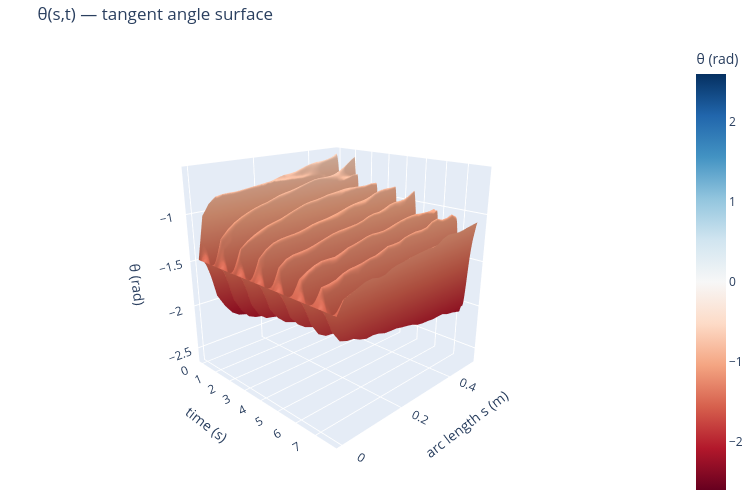

The code cell stored with this chart in its notebook:
### Code cell
import plotly.graph_objects as go

# ── θ(s,t) surface ────────────────────────────────────────────────────────
_stride    = 1
_fr        = np.arange(0, n_frames, _stride)
_s_theta   = np.linspace(0, L0, N)          # arc length at segment midpoints (m)
_THETA     = theta_smooth[_fr, :].T         # (N, n_t)
_t_ax      = t_raw[_fr]

fig = go.Figure(go.Surface(
    x=_t_ax, y=_s_theta, z=_THETA,
    colorscale='RdBu', cmid=0,
    colorbar=dict(title='θ (rad)')
))
fig.update_layout(
    title='θ(s,t) — tangent angle surface',
    scene=dict(
        xaxis_title='time (s)',
        yaxis_title='arc length s (m)',
        zaxis_title='θ (rad)',
        camera=dict(eye=dict(x=1.8, y=-1.8, z=0.9))
    ),
    width=750, height=500, margin=dict(l=0, r=0, t=40, b=0)
)
fig.show()

# ── θ heatmap ─────────────────────────────────────────────────────────────
fig2d, ax = plt.subplots(figsize=(8, 4), dpi=100)
im = ax.imshow(_THETA, aspect='auto', origin='lower',
               extent=[_t_ax[0], _t_ax[-1], 0, L0],
               cmap='RdBu')
fig2d.colorbar(im, ax=ax, label='θ (rad)')
ax.set_xlabel('time (s)')
ax.set_ylabel('arc length s (m)')
ax.set_title('θ(s,t) — tangent angle heatmap')
plt.tight_layout()
plt.show()

# ── θ(t) time series at 4 segments ────────────────────────────────────────
_seg_inspect = [0, N//4, N//2, N-1]
_seg_labels  = [f'seg {k}  (s={_s_theta[k]:.3f} m)' for k in _seg_inspect]

fig3, axes = plt.subplots(len(_seg_inspect), 1, figsize=(10, 8), sharex=True, dpi=100)
fig3.suptitle('θ(t) at 4 segments along the rod', fontsize=12)
for ax, k, lbl in zip(axes, _seg_inspect, _seg_labels):
    ax.plot(t_raw, theta_smooth[:, k], lw=1)
    ax.set_ylabel('θ (rad)', fontsize=9)
    ax.set_title(lbl, fontsize=9)
    ax.grid(True, alpha=0.3)
    ax.annotate(f'std={theta_smooth[:,k].std():.3f} rad  '
                f'range=[{theta_smooth[:,k].min():.2f}, {theta_smooth[:,k].max():.2f}]',
                xy=(0.02, 0.75), xycoords='axes fraction', fontsize=8, color='navy')
axes[-1].set_xlabel('time (s)')
plt.tight_layout()
plt.show()

print(f'θ shape: {theta_smooth.shape}  ({N} segments × {n_frames} frames)')
print(f'θ range: [{theta_smooth.min():.3f}, {theta_smooth.max():.3f}] rad  '
      f'({np.degrees(theta_smooth.min()):.1f}°, {np.degrees(theta_smooth.max()):.1f}°)')

### Figure 1 — Plotly figure (JSON) as saved in the notebook; plotly's stock layout.template omitted (floating-point values rounded to 4 significant figures; data arrays with more than 128 entries replaced by an {"elided": "..."} marker saying what was removed)
{"data": [{"cmid": 0, "colorbar": {"title": {"text": "θ (rad)"}}, "colorscale": [[0, "rgb(103,0,31)"], [0.1, "rgb(178,24,43)"], [0.2, "rgb(214,96,77)"], [0.3, "rgb(244,165,130)"], [0.4, "rgb(253,219,199)"], [0.5, "rgb(247,247,247)"], [0.6, "rgb(209,229,240)"], [0.7, "rgb(146,197,222)"], [0.8, "rgb(67,147,195)"], [0.9, "rgb(33,102,172)"], [1, "rgb(5,48,97)"]], "type": "surface", "x": {"elided": "1164 float values"}, "y": [0.0, 0.02083, 0.04167, 0.0625, 0.08333, 0.1042, 0.125, 0.1458, 0.1667, 0.1875, 0.2083, 0.2292, 0.25, 0.2708, 0.2917, 0.3125, 0.3333, 0.3542, 0.375, 0.3958, 0.4167, 0.4375, 0.4583, 0.4792, 0.5], "z": {"elided": "25x1164 float values"}}], "layout": {"height": 500, "margin": {"b": 0, "l": 0, "r": 0, "t": 40}, "scene": {"camera": {"eye": {"x": 1.8, "y": -1.8, "z": 0.9}}, "xaxis": {"title": {"text": "time (s)"}}, "yaxis": {"title": {"text": "arc length s (m)"}}, "zaxis": {"title": {"text": "θ (rad)"}}}, "title": {"text": "θ(s,t) — tangent angle surface"}, "width": 750}}
